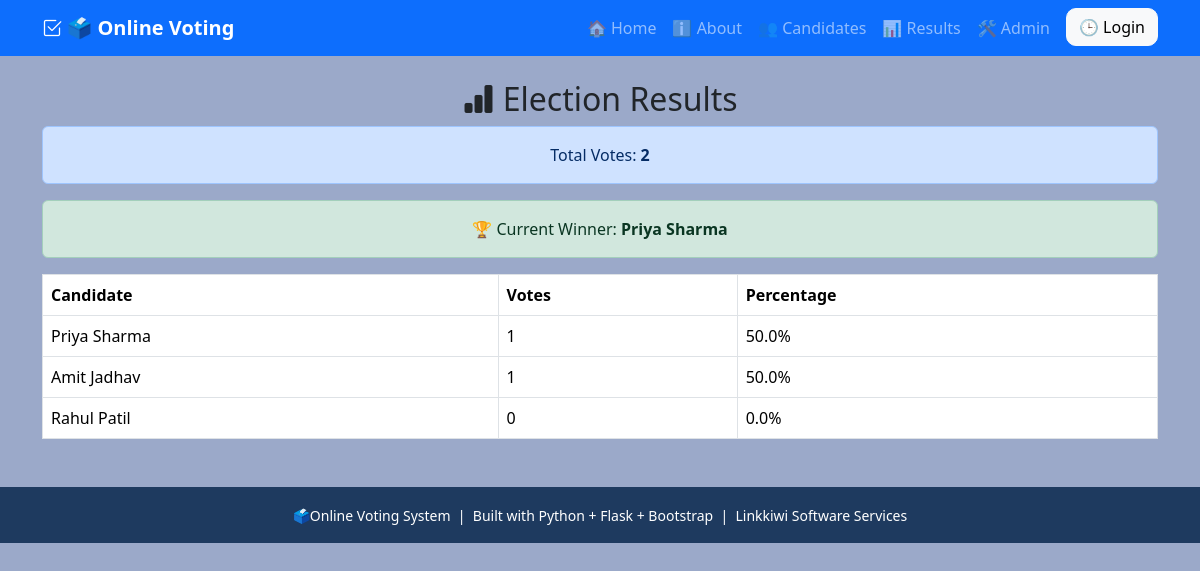
The app's page /results, older data.
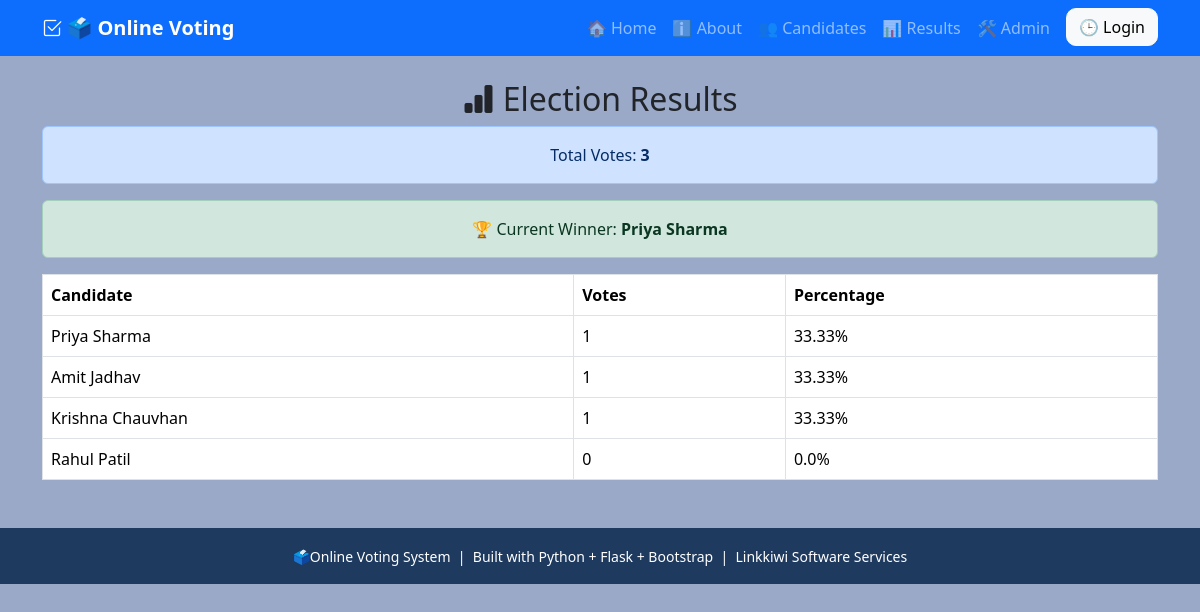
The same page, newer data.
### tables this page shows
CREATE TABLE candidates(
            id INTEGER PRIMARY KEY AUTOINCREMENT,
            name TEXT NOT NULL,
            party TEXT NOT NULL,
            symbol TEXT,
            votes INTEGER DEFAULT 0
        );

### app.py (the view)
@app.route("/results")
def results():
    connection = get_db()
    candidates = connection.execute("""
        SELECT * FROM candidates
        ORDER BY votes DESC
    """).fetchall()
    connection.close()
    total_votes = sum(
        candidate["votes"]
        for candidate in candidates
    )
    result_data = {}
    for candidate in candidates:
        if total_votes > 0:
            percentage = (
                candidate["votes"]
                / total_votes
            ) * 100
        else:
            percentage = 0
        result_data[candidate["name"]] = {
            "votes": candidate["votes"],
            "percentage": round(
                percentage,
                2
            )
        }
    winner = None
    if candidates and total_votes > 0:
        winner = candidates[0]["name"]
    return render_template(
        "results.html",
        candidates=candidates,
        total_votes=total_votes,
        result_data=result_data,
        winner=winner
    )

### app.py (called while the page is built)
def get_db():
    connection = sqlite3.connect(DATABASE)
    connection.row_factory = sqlite3.Row
    return connection

### templates/results.html
{% extends "base.html" %}
{% block content %}
<h2 class="text-center">
<i class="bi bi-bar-chart-fill"></i>
Election Results
</h2>
<div class="alert alert-primary text-center">
Total Votes:
<b>
{{ total_votes }}
</b>
</div>
{% if winner %}
<div class="alert alert-success text-center">
🏆 Current Winner:
<b>
{{ winner }}
</b>
</div>
{% endif %}
<table class="table table-bordered">
<thead>
<tr>
<th>Candidate</th>
<th>Votes</th>
<th>Percentage</th>
</tr>
</thead>
<tbody>
{% for candidate in candidates %}
<tr>
<td>
{{ candidate.name }}
</td>
<td>
{{ candidate.votes }}
</td>
<td>
{{ result_data[
candidate.name
].percentage }}%
</td>
</tr>
{% endfor %}
</tbody>
</table>
{% endblock %}

### templates/base.html (shortened to what this page needs)
<!DOCTYPE html>
<html lang="en">
<head>
    <link
        href="https://cdn.jsdelivr.net/npm/bootstrap@5.3.3/dist/css/bootstrap.min.css"
        rel="stylesheet"
    >
    <link
        href="https://cdn.jsdelivr.net/npm/bootstrap-icons@1.11.3/font/bootstrap-icons.min.css"
        rel="stylesheet"
    >
    <link
        href="{{ url_for('static', filename='style.css') }}"
        rel="stylesheet"
    >
</head>
<body>
<nav class="navbar navbar-expand-lg navbar-dark bg-primary">
    <div class="container">
        <a
            class="navbar-brand fw-bold"
            href="{{ url_for('home') }}"
        >
            <i class="bi bi-check2-square"></i>
            🗳️ Online Voting
        </a>
        <div
            class="collapse navbar-collapse"
            id="menu"
        >
            <ul class="navbar-nav ms-auto">
                <li class="nav-item">
                    <a
                        class="nav-link"
                        href="{{ url_for('home') }}"
                    >
                        🏠 Home
                    </a>
                </li>
                <li class="nav-item">
                    <a
                        class="nav-link"
                        href="{{ url_for('about') }}"
                    >
                        ℹ️ About
                    </a>
                </li>
                <li class="nav-item">
                    <a
                        class="nav-link"
                        href="{{ url_for('candidates') }}"
                    >
                        👥 Candidates
                    </a>
                </li>
                <li class="nav-item">
                    <a
                        class="nav-link"
                        href="{{ url_for('results') }}"
                    >
                        📊 Results
                    </a>
                </li>
                <li class="nav-item">
                    <a
                        class="nav-link"
                        href="{{ url_for('admin') }}"
                    >
                        🛠️ Admin
                    </a>
                </li>
                {% if session.get("user_id") %}
                <li class="nav-item">
                    <a
                        class="btn btn-warning ms-2"
                        href="{{ url_for('logout') }}"
                    >
                        🚪 Logout
                    </a>
                </li>
                {% else %}
                <li class="nav-item">
                    <a
                        class="btn btn-light ms-2"
                        href="{{ url_for('login') }}"
                    >
                        🕒 Login
                    </a>
                </li>
                {% endif %}
            </ul>
        </div>
    </div>
</nav>
<div class="container mt-4">
{% block content %}
{% endblock %}
</div>
    <footer style="background-color: #1e3a5f;" class="text-white text-center py-3 mt-5">
        <small>
            🗳️Online Voting System &nbsp;|&nbsp;
            Built with Python + Flask + Bootstrap &nbsp;|&nbsp;
            Linkkiwi Software Services
        </small>
    </footer>
</body>
</html>

### Static/style.css (style rules this page uses)
body { background: #9ba9c9; }
.btn { border-radius: 10px; }

Row changes from the older to the newer data that the page shows:
computed for candidates "Priya Sharma": name "50.0" → "33.33"
computed for candidates "Amit Jadhav": name "50.0" → "33.33"
added candidates: name "Krishna Chauvhan", votes "1", name "33.33"
Text that changed along with them:
{{ total_votes }}: "2" → "3"
